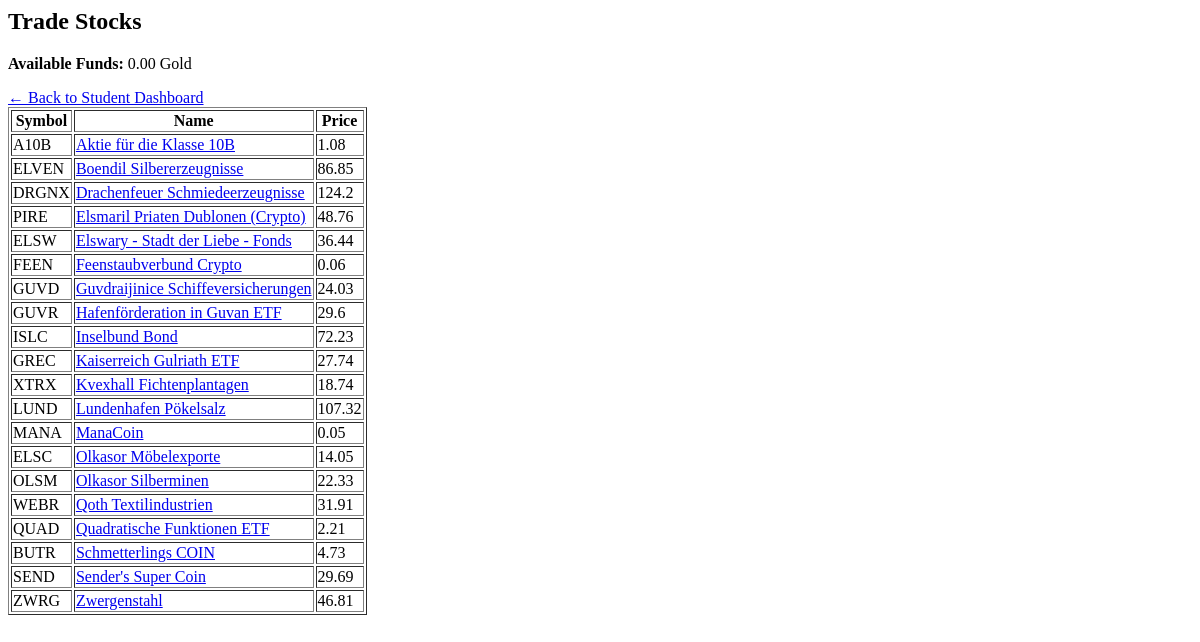
The page /student/trade (signed in) on the database as committed earlier.
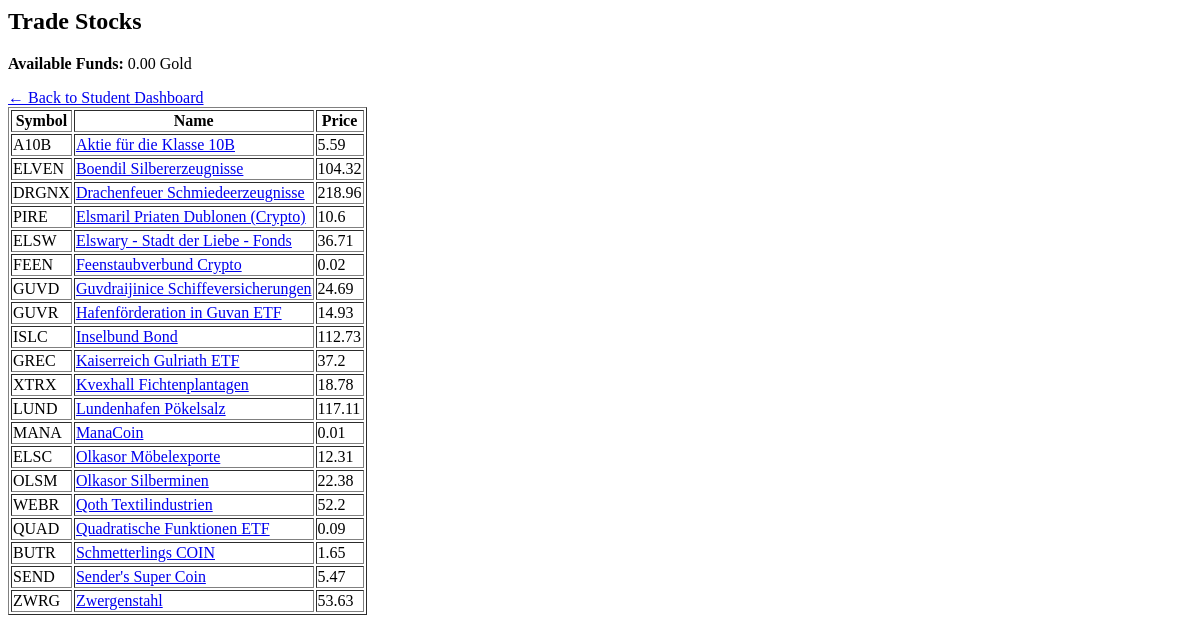
The same page on the database as committed later.
### models.py (models this page shows)
class Stock(Base):
    __tablename__ = "stocks"
    id = Column(Integer, primary_key=True)
    symbol = Column(String, unique=True, nullable=False)
    name = Column(String, nullable=False)
    current_price = Column(Float, nullable=False)
    volatility=Column(Float)
    category=Column(String)
    monthly_target_change = Column(Float, default=0.0)
    created_at = Column(DateTime, default=datetime.utcnow())

### student_routes.py (the view)
@student_bp.route("/trade")
def trade():
    db = SessionLocal()
    user_id = session.get("user_id")
    student = db.query(User).filter_by(id=user_id).first()
    stocks = db.query(Stock).order_by(Stock.name).all()
    db.close()
    return render_template("student_trade.html", student=student, stocks=stocks)

### templates/student_trade.html (shortened to what this page needs)
<h2>Trade Stocks</h2>
<p><strong>Available Funds:</strong> {{ '%.2f' % student.funds }} Gold</p>
<a href="{{ url_for('student.dashboard') }}">← Back to Student Dashboard</a>
<table border="1">
    <tr>
        <th>Symbol</th>
        <th>Name</th>
        <th>Price</th>
    </tr>
    {% for stock in stocks %}
    <tr>
        <td>{{ stock.symbol }}</td>
        <td>
            <a href="#"
                class="stock-link"
                data-id="{{ stock.id }}"
                data-name="{{ stock.name }}"
                data-price="{{ stock.current_price }}">
                {{ stock.name }}
            </a>
        </td>
        <td>{{ stock.current_price }}</td>
    </tr>
    {% endfor %}
</table>

Rows that differ between the two databases and show on the page:
changed Stock "Aktie für die Klasse 10B": current_price "1.08" → "5.59"
changed Stock "ELVEN": current_price "86.85" → "104.32"
changed Stock "DRGNX": current_price "124.2" → "218.96"
changed Stock "PIRE": current_price "48.76" → "10.6"
changed Stock "ELSW": current_price "36.44" → "36.71"
changed Stock "FEEN": current_price "0.06" → "0.02"
changed Stock "GUVD": current_price "24.03" → "24.69"
changed Stock "GUVR": current_price "29.6" → "14.93"
changed Stock "ISLC": current_price "72.23" → "112.73"
changed Stock "GREC": current_price "27.74" → "37.2"
changed Stock "XTRX": current_price "18.74" → "18.78"
changed Stock "LUND": current_price "107.32" → "117.11"
changed Stock "MANA": current_price "0.05" → "0.01"
changed Stock "ELSC": current_price "14.05" → "12.31"
changed Stock "OLSM": current_price "22.33" → "22.38"
changed Stock "WEBR": current_price "31.91" → "52.2"
changed Stock "QUAD": current_price "2.21" → "0.09"
changed Stock "BUTR": current_price "4.73" → "1.65"
changed Stock "SEND": current_price "29.69" → "5.47"
changed Stock "ZWRG": current_price "46.81" → "53.63"
